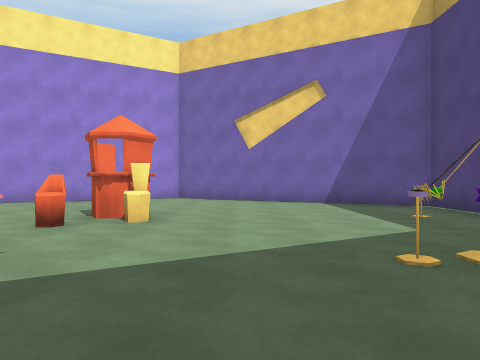
View 1 (above)

12 first-person views from a walk through a 3-D level made in the Unity game engine. The camera is 1.2 m above the floor, looks level and sees 70° across. The floor is counted in squares, 2 m on a side. Each view is taken from the middle of a square. On the plan, view 1 faces up. The plan holds only what a view shows up to about 10 squares ahead; the rest is blank. The place goes on beyond the plan. The player character is not drawn. Some animated figures are not drawn.

View 2
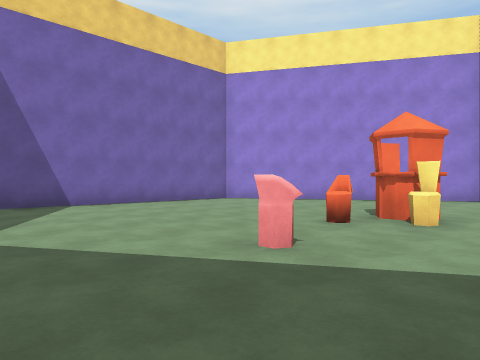

View 3
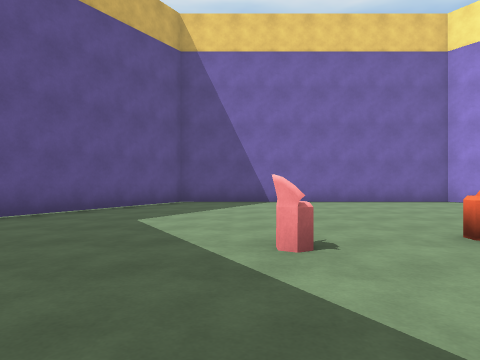

View 4
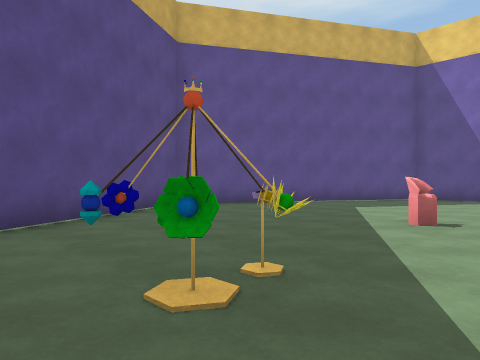

View 5
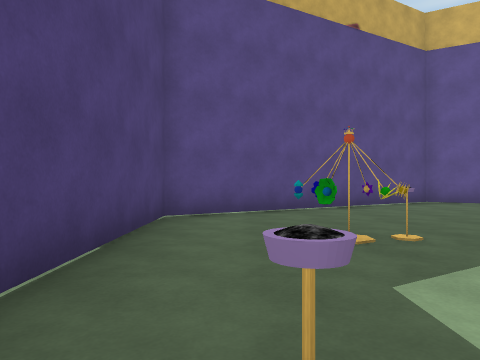

View 6
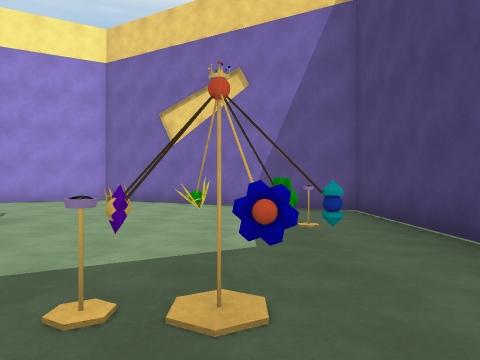

View 7
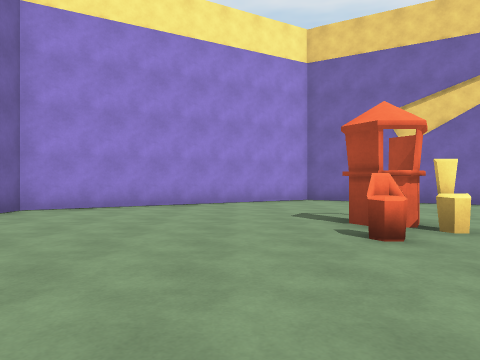

View 8
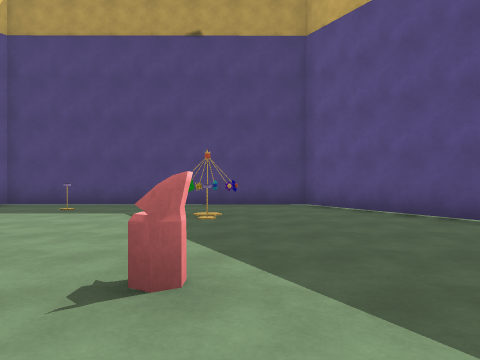

View 9
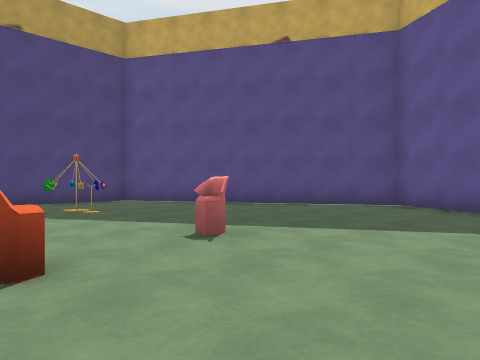

View 10
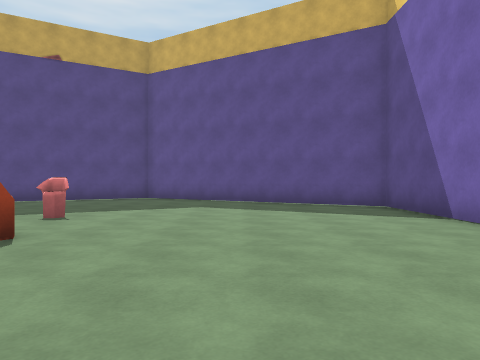

View 11
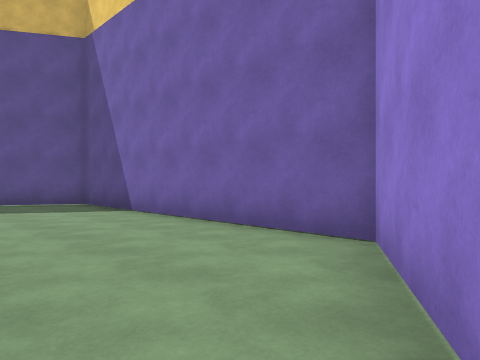

View 12
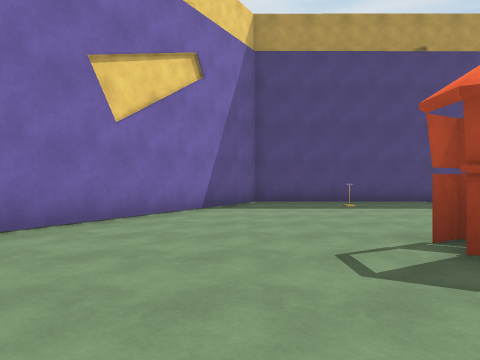

### Floor plan
Points are (right, up) in squares from view 1. A wall is a line through its corners. A room is listed if a view was taken in it or the views show most of it. See-through windows are left out.
Room 1 (views 1, 2, 3, 4, 5, 6, 7, 8, 9, 10, 11, 12)
walls: (-2.2, 5.3) (-2.5, 5.8); (-1.5, 5.7) (-1.8, 6.3); (-1.5, 5.8) (-1.8, 5.3); (-2.2, 6.3) (-2.4, 5.8); (-8.2, 0.4) (-2, -3.2) (4.2, 0.4) (4.2, 7.6) (-2, 11.2) (-8.2, 7.6) (-8.2, 0.4)
objects: chair (-2, 2); chair (-2, 5); other object (1, 3); other object (2, 2); other object (2, 3); other object (3, 5)

Positions as (right, up) in squares from view 1, and headings:
1: (0, 0), facing up
2: (0, 0), facing up-left
3: (1, 2), facing left
4: (3, 4), facing down-left
5: (3, 6), facing down
6: (2, 1), facing up
7: (-4, 1), facing up
8: (-4, 2), facing right
9: (-5, 5), facing down-right
10: (-5, 8), facing down
11: (-5, 9), facing down-left
12: (-5, 8), facing right
